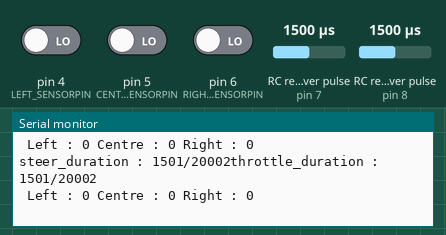
The sketch below on a simulated Arduino Uno, built with avr-gcc and run on an emulated ATmega328P. Parts: the last lines printed to the serial monitor. Wiring (inferred from the names in the program): 2 × RC receiver channel: data pin 7 / data pin 8. The test bench sets the inputs (shaded band); at power-on: RC receiver pulse (sensors on pin 7, pin 8) 1500 µs, pin 4 (LEFT_SENSORPIN) LOW, pin 5 (CENTER_SENSORPIN) LOW, pin 6 (RIGHT_SENSORPIN) LOW.

Above: at 1.2 s.
1.3 s: RC receiver pulse (sensor on pin 7) set to 1020 µs
At 2.4 s:
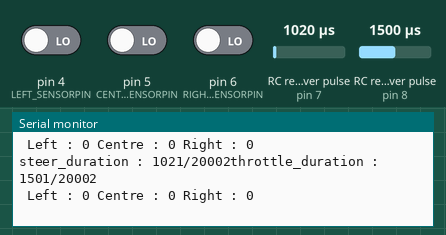
2.8 s: RC receiver pulse (sensor on pin 8) set to 1020 µs
At 3.7 s:
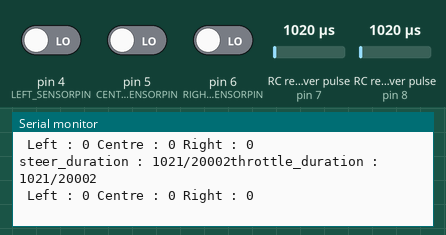
4.3 s: pin 4 (LEFT_SENSORPIN) driven HIGH
At 5.0 s:
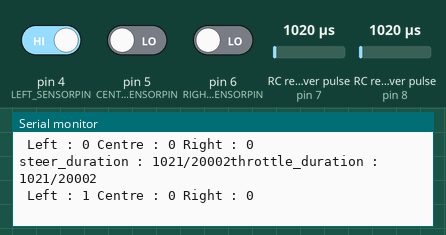
7.6 s: pin 5 (CENTER_SENSORPIN) driven HIGH
At 8.7 s:
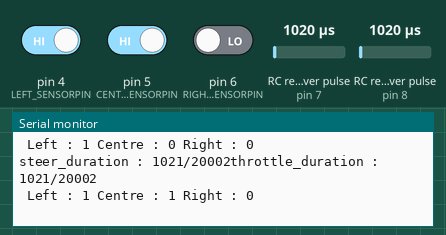
9.1 s: pin 6 (RIGHT_SENSORPIN) driven HIGH
At 9.9 s:
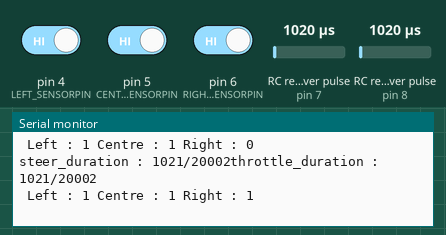
10.6 s: RC receiver pulse (sensor on pin 7) set to 1250 µs
At 11.2 s:
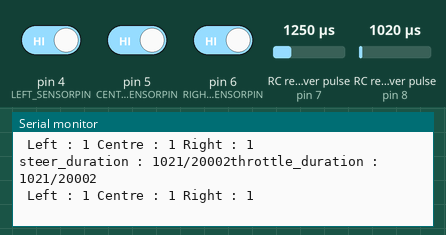
Timing chart, 0 to 13.1 s (numbered marks = the images above; inputs shaded):
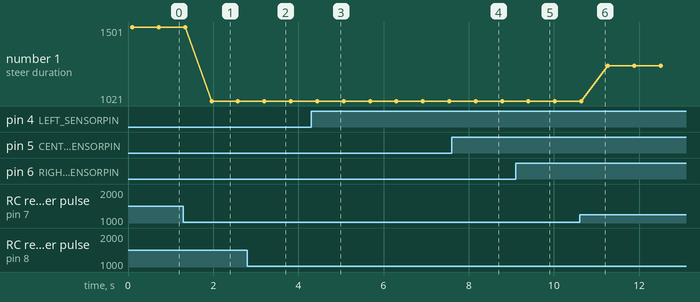

The sketch:

arduino_check.ino
```cpp
#define LEFT_SENSORPIN 4
#define CENTER_SENSORPIN 5
#define RIGHT_SENSORPIN 6

int steer = 7;
int throttle = 8;
unsigned long steer_duration;
unsigned long steer_overall_duration;
unsigned long throttle_duration;
unsigned long throttle_overall_duration;

void setup()
{
  Serial.begin(9600);
  pinMode(LEFT_SENSORPIN,INPUT);
  pinMode(CENTER_SENSORPIN,INPUT);
  pinMode(RIGHT_SENSORPIN,INPUT);

  pinMode(steer, INPUT);
  pinMode(throttle, INPUT);
}

void loop()
{
  // read input from sensors
  byte leftSensor=digitalRead(LEFT_SENSORPIN);
  byte centerSensor=digitalRead(CENTER_SENSORPIN);
  byte rightSensor=digitalRead(RIGHT_SENSORPIN);

  //조종기에서 들어오는 steer, throttle 값을 출력
  steer_duration = pulseInLong(steer, HIGH);
  steer_overall_duration = pulseIn(steer, LOW);
  steer_overall_duration += steer_duration;
  throttle_duration = pulseInLong(throttle, HIGH);
  throttle_overall_duration = pulseInLong(throttle, LOW);
  throttle_overall_duration += throttle_duration;

  Serial.print("steer_duration : ");
  Serial.print(steer_duration);
  Serial.print("/");
  Serial.print(steer_overall_duration);

  Serial.print("throttle_duration : ");
  Serial.print(throttle_duration);
  Serial.print("/");
  Serial.println(throttle_overall_duration);

  //적외선 센서 값 출력
  Serial.print(" Left : ");
  Serial.print(leftSensor);
  Serial.print(" Centre : ");
  Serial.print(centerSensor);
  Serial.print(" Right : ");
  Serial.print(rightSensor);
  Serial.println();
  delay(500);
}
```

Measured:
- after the input at 1.3 s, the serial monitor: prints a new line after 0.66 s (image 1)
- after the input at 2.8 s, the serial monitor: prints a new line after 0.40 s (image 2)
- after the input at 4.3 s, the serial monitor: prints a new line after 0.20 s (image 3)
- after the input at 7.6 s, the serial monitor: prints a new line after 0.62 s (image 4)
- after the input at 9.1 s, the serial monitor: prints a new line after 0.36 s (image 5)
- plotted number 1: 1501 → 1021 after the input at 1.3 s, 1021 → 1251 after the input at 10.6 s
